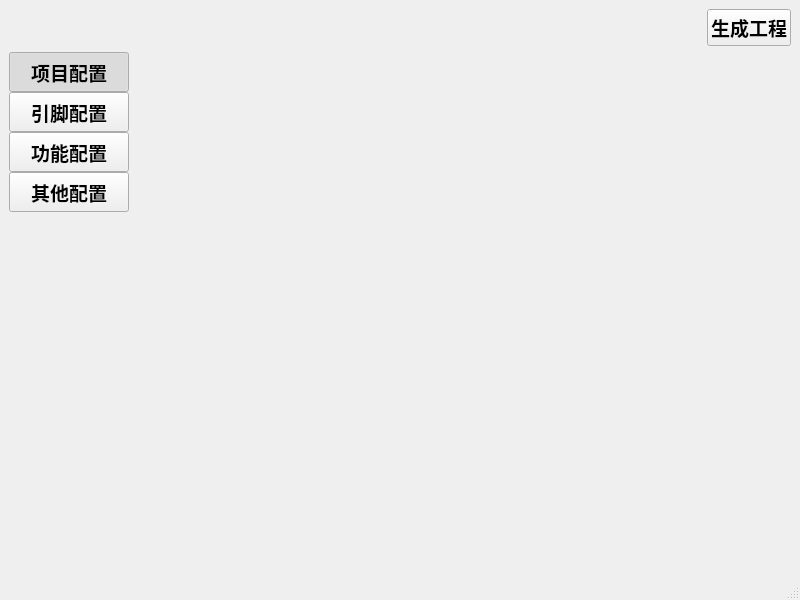
<?xml version="1.0" encoding="UTF-8"?>
<ui version="4.0">
 <class>MainWindow</class>
 <widget class="QMainWindow" name="MainWindow">
  <property name="geometry">
   <rect>
    <x>0</x>
    <y>0</y>
    <width>800</width>
    <height>600</height>
   </rect>
  </property>
  <property name="windowTitle">
   <string>RTduino Pinout Generator</string>
  </property>
  <widget class="QWidget" name="centralwidget">
   <layout class="QGridLayout" name="gridLayout_2">
    <item row="0" column="0" colspan="2">
     <layout class="QHBoxLayout" name="horizontalLayout">
      <item>
       <widget class="QLabel" name="label_mcu">
        <property name="font">
         <font>
          <family>微软雅黑 Light</family>
          <pointsize>14</pointsize>
          <weight>75</weight>
          <bold>true</bold>
         </font>
        </property>
        <property name="text">
         <string/>
        </property>
       </widget>
      </item>
      <item>
       <widget class="QLabel" name="label_childmcu">
        <property name="font">
         <font>
          <family>微软雅黑 Light</family>
          <pointsize>14</pointsize>
          <weight>75</weight>
          <bold>true</bold>
         </font>
        </property>
        <property name="text">
         <string/>
        </property>
       </widget>
      </item>
      <item>
       <widget class="QLabel" name="label_board">
        <property name="font">
         <font>
          <family>微软雅黑 Light</family>
          <pointsize>14</pointsize>
          <weight>75</weight>
          <bold>true</bold>
         </font>
        </property>
        <property name="text">
         <string/>
        </property>
       </widget>
      </item>
      <item>
       <widget class="QLabel" name="label_proname">
        <property name="font">
         <font>
          <family>微软雅黑 Light</family>
          <pointsize>14</pointsize>
          <weight>75</weight>
          <bold>true</bold>
         </font>
        </property>
        <property name="text">
         <string/>
        </property>
       </widget>
      </item>
      <item>
       <spacer name="horizontalSpacer">
        <property name="font">
         <font>
          <family>微软雅黑 Light</family>
          <pointsize>14</pointsize>
          <weight>75</weight>
          <bold>true</bold>
         </font>
        </property>
        <property name="orientation">
         <enum>Qt::Horizontal</enum>
        </property>
        <property name="sizeHint" stdset="0">
         <size>
          <width>40</width>
          <height>20</height>
         </size>
        </property>
       </spacer>
      </item>
      <item>
       <widget class="QPushButton" name="pushButton_procreat">
        <property name="font">
         <font>
          <family>微软雅黑 Light</family>
          <pointsize>14</pointsize>
          <weight>75</weight>
          <bold>true</bold>
         </font>
        </property>
        <property name="text">
         <string>生成工程</string>
        </property>
       </widget>
      </item>
     </layout>
    </item>
    <item row="1" column="0">
     <widget class="QWidget" name="toolwidget" native="true">
      <property name="font">
       <font>
        <family>微软雅黑 Light</family>
        <pointsize>14</pointsize>
        <weight>75</weight>
        <bold>true</bold>
       </font>
      </property>
      <layout class="QGridLayout" name="gridLayout">
       <property name="leftMargin">
        <number>0</number>
       </property>
       <property name="topMargin">
        <number>0</number>
       </property>
       <property name="rightMargin">
        <number>0</number>
       </property>
       <property name="bottomMargin">
        <number>0</number>
       </property>
       <property name="spacing">
        <number>0</number>
       </property>
       <item row="1" column="0">
        <widget class="QPushButton" name="pushButtonPins">
         <property name="minimumSize">
          <size>
           <width>120</width>
           <height>40</height>
          </size>
         </property>
         <property name="font">
          <font>
           <family>微软雅黑 Light</family>
           <pointsize>14</pointsize>
           <weight>75</weight>
           <bold>true</bold>
          </font>
         </property>
         <property name="text">
          <string>引脚配置</string>
         </property>
         <property name="checkable">
          <bool>true</bool>
         </property>
         <property name="checked">
          <bool>false</bool>
         </property>
         <attribute name="buttonGroup">
          <string notr="true">buttonGroup</string>
         </attribute>
        </widget>
       </item>
       <item row="4" column="0">
        <widget class="QPushButton" name="pushButtonOther">
         <property name="minimumSize">
          <size>
           <width>120</width>
           <height>40</height>
          </size>
         </property>
         <property name="font">
          <font>
           <family>微软雅黑 Light</family>
           <pointsize>14</pointsize>
           <weight>75</weight>
           <bold>true</bold>
          </font>
         </property>
         <property name="text">
          <string>其他配置</string>
         </property>
         <property name="checkable">
          <bool>true</bool>
         </property>
         <attribute name="buttonGroup">
          <string notr="true">buttonGroup</string>
         </attribute>
        </widget>
       </item>
       <item row="2" column="0">
        <widget class="QPushButton" name="pushButtonFunc">
         <property name="minimumSize">
          <size>
           <width>120</width>
           <height>40</height>
          </size>
         </property>
         <property name="font">
          <font>
           <family>微软雅黑 Light</family>
           <pointsize>14</pointsize>
           <weight>75</weight>
           <bold>true</bold>
          </font>
         </property>
         <property name="text">
          <string>功能配置</string>
         </property>
         <property name="checkable">
          <bool>true</bool>
         </property>
         <attribute name="buttonGroup">
          <string notr="true">buttonGroup</string>
         </attribute>
        </widget>
       </item>
       <item row="5" column="0">
        <spacer name="verticalSpacer">
         <property name="font">
          <font>
           <family>微软雅黑 Light</family>
           <pointsize>14</pointsize>
           <weight>75</weight>
           <bold>true</bold>
          </font>
         </property>
         <property name="orientation">
          <enum>Qt::Vertical</enum>
         </property>
         <property name="sizeHint" stdset="0">
          <size>
           <width>20</width>
           <height>40</height>
          </size>
         </property>
        </spacer>
       </item>
       <item row="0" column="0">
        <widget class="QPushButton" name="pushButtonProj">
         <property name="minimumSize">
          <size>
           <width>120</width>
           <height>40</height>
          </size>
         </property>
         <property name="font">
          <font>
           <family>微软雅黑 Light</family>
           <pointsize>14</pointsize>
           <weight>75</weight>
           <bold>true</bold>
          </font>
         </property>
         <property name="text">
          <string>项目配置</string>
         </property>
         <property name="checkable">
          <bool>true</bool>
         </property>
         <property name="checked">
          <bool>true</bool>
         </property>
         <attribute name="buttonGroup">
          <string notr="true">buttonGroup</string>
         </attribute>
        </widget>
       </item>
      </layout>
     </widget>
    </item>
    <item row="1" column="1">
     <widget class="QStackedWidget" name="stackedWidget">
      <property name="font">
       <font>
        <family>微软雅黑 Light</family>
        <pointsize>14</pointsize>
        <weight>75</weight>
        <bold>true</bold>
       </font>
      </property>
     </widget>
    </item>
   </layout>
  </widget>
  <widget class="QStatusBar" name="statusbar"/>
  <widget class="QMenuBar" name="menuBar">
   <property name="geometry">
    <rect>
     <x>0</x>
     <y>0</y>
     <width>800</width>
     <height>26</height>
    </rect>
   </property>
  </widget>
 </widget>
 <resources/>
 <connections/>
 <buttongroups>
  <buttongroup name="buttonGroup"/>
 </buttongroups>
</ui>
